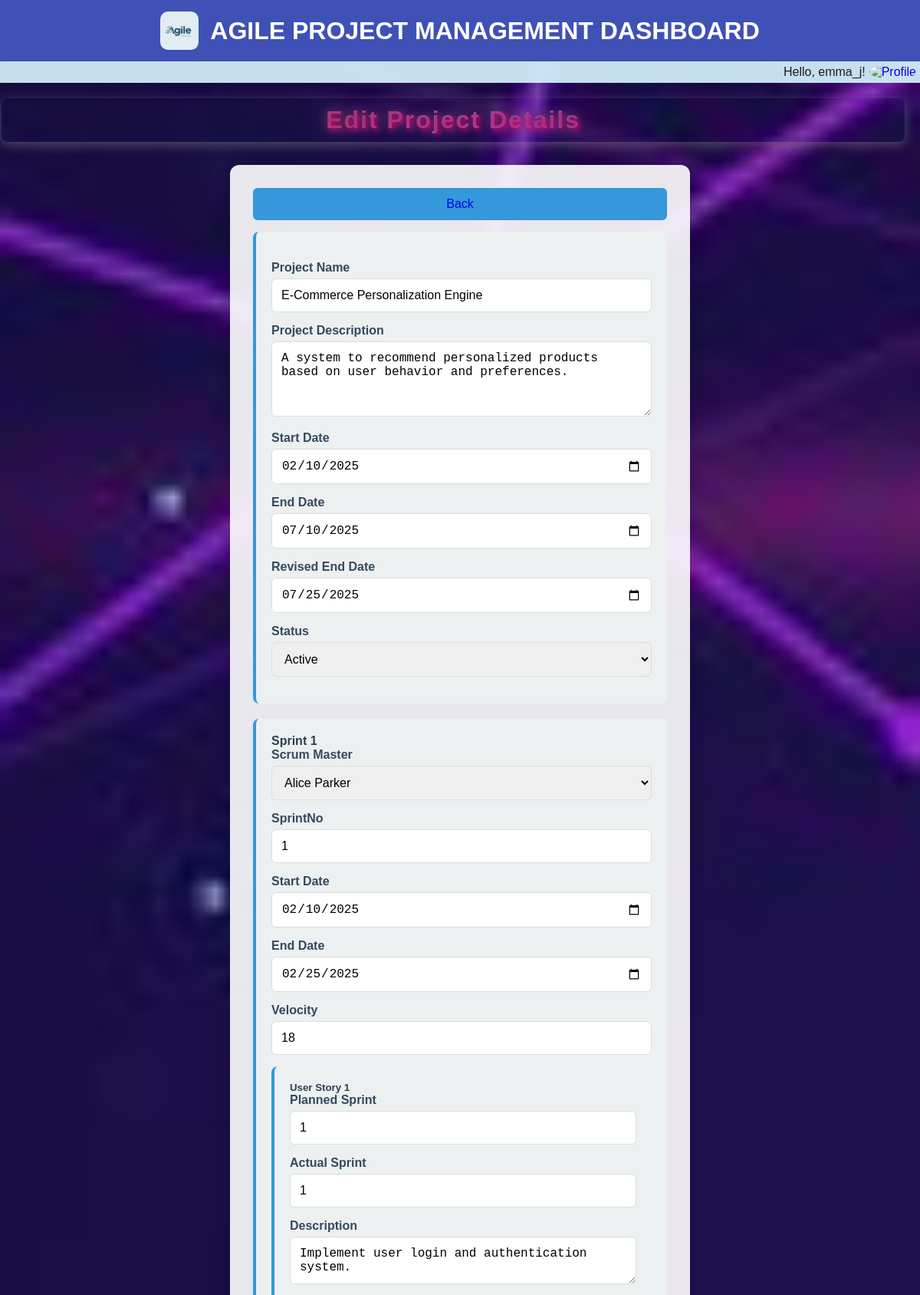
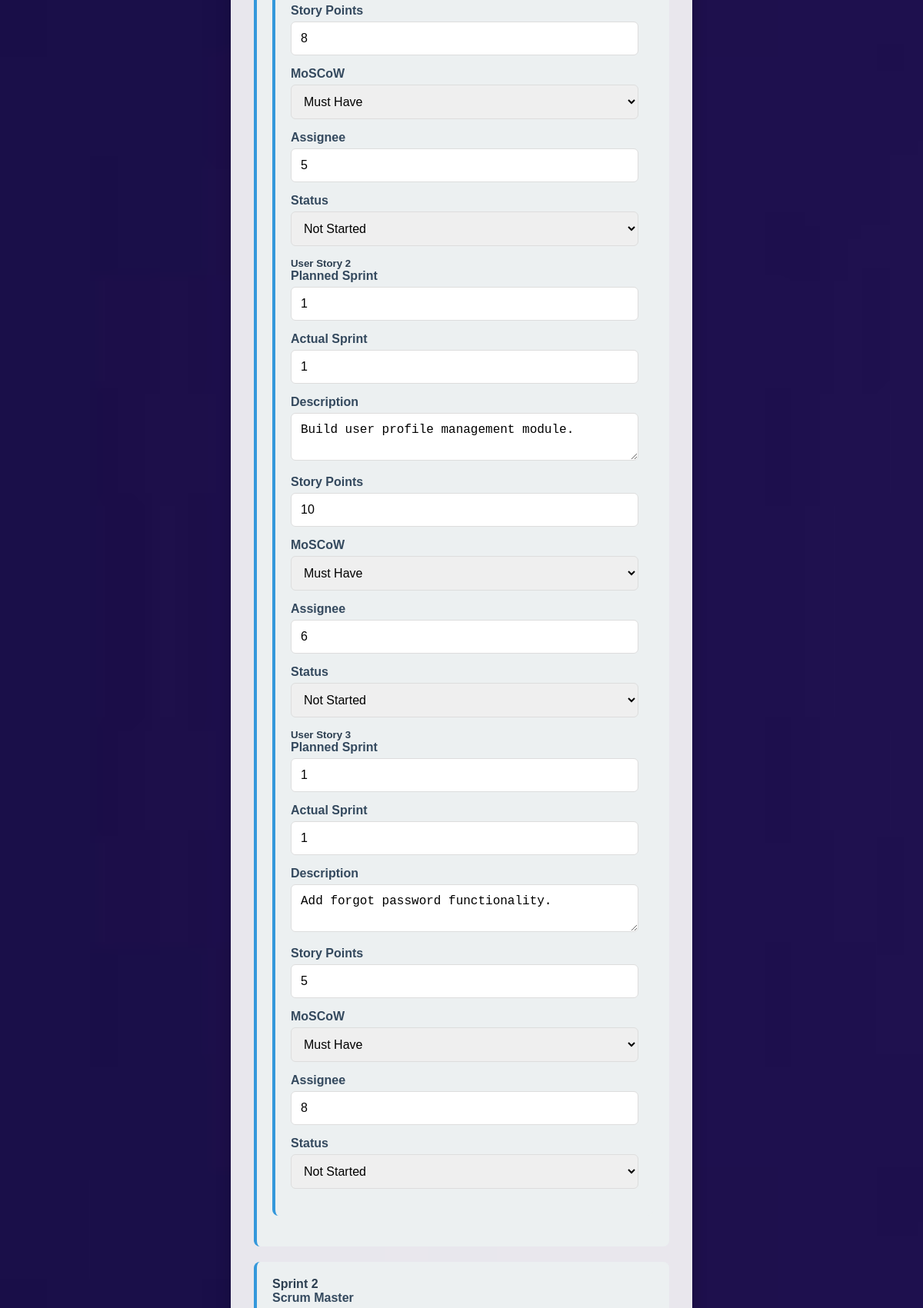
/editproject/2 (signed in, upper part), run on the app's committed database (2 pictures, top to bottom).
### models.py (models this page shows, shortened)
class ProjectDetails(db.Model):
    __tablename__ = 'ProjectDetails'
    ProjectId = db.Column(db.Integer, primary_key=True, autoincrement=True)
    ProductOwnerId = db.Column(db.Integer, db.ForeignKey('ProductOwner.ProductOwnerId'), nullable=False)
    ProjectName = db.Column(db.String(255), nullable=False)
    ProjectDescription = db.Column(db.Text)
    StartDate = db.Column(db.Date, nullable=False)
    EndDate = db.Column(db.Date, nullable=False)
    RevisedEndDate = db.Column(db.Date)
    Status = db.Column(db.String(100), default="Not Started")
    sprints = db.relationship('SprintCalendar', backref='project', lazy=True)
    user_stories = db.relationship('UserStories', backref='project', lazy=True)

class SprintCalendar(db.Model):
    __tablename__ = 'SprintCalendar'
    SprintId = db.Column(db.Integer, primary_key=True, autoincrement=True)
    ProjectId = db.Column(db.Integer, db.ForeignKey('ProjectDetails.ProjectId'), nullable=False)
    ScrumMasterID = db.Column(db.Integer, db.ForeignKey('ScrumMasters.ScrumMasterID'), nullable=True)
    SprintNo = db.Column(db.Integer, nullable=True)
    StartDate = db.Column(db.Date, nullable=False)
    EndDate = db.Column(db.Date, nullable=False)
    Velocity = db.Column(db.Integer, default=0)
    scrum_master = db.relationship('ScrumMasters', backref='sprints')
    user_stories = db.relationship('UserStories', backref='sprint', lazy=True)

class UserStories(db.Model):
    __tablename__ = 'UserStories'
    UserStoryID = db.Column(db.Integer, primary_key=True, autoincrement=True)
    ProjectId = db.Column(db.Integer, db.ForeignKey('ProjectDetails.ProjectId'), nullable=False)
    SprintId = db.Column(db.Integer, db.ForeignKey('SprintCalendar.SprintId'), nullable=True)
    PlannedSprint = db.Column(db.Integer, nullable=False)
    ActualSprint = db.Column(db.Integer, nullable=False)
    Description = db.Column(db.Text, nullable=False)
    StoryPoint = db.Column(db.Integer, nullable=False)
    MOSCOW = db.Column(db.String(50), nullable=False)
    Assignee = db.Column(db.String(255))
    Status = db.Column(db.String(100), default="Not Started")

### main.py (the view, shortened to what this page needs)
@app.route("/editproject/<int:project_id>", methods=["GET", "POST"])
def edit_project(project_id):
    if request.method == "GET":
        try:
            project = ProjectDetails.query.filter_by(ProjectId=project_id).first()
            scrum_masters = get_all_scrum_masters()
            print(scrum_masters)
            if not project:
                return jsonify({"error": "Project not found"}), 404
            project_data = {
                "ProjectId": project.ProjectId,
                "ProductOwnerId": project.ProductOwnerId,
                "ProjectName": project.ProjectName,
                "ProjectDescription": project.ProjectDescription,
                "StartDate": project.StartDate,
                "EndDate": project.EndDate,
                "RevisedEndDate": project.RevisedEndDate,
                'Status':project.Status,
                "sprints": [
                    {
                        "SprintId": sprint.SprintId,
                        "SprintNo": sprint.SprintNo,
                        "ScrumMasterID": sprint.ScrumMasterID,
                        "StartDate": sprint.StartDate,
                        "EndDate": sprint.EndDate,
                        "Velocity": sprint.Velocity,
                        "user_stories": [
                            {
                                "PlannedSprint": story.PlannedSprint,
                                "ActualSprint": story.ActualSprint,
                                "Description": story.Description,
                                "StoryPoint": story.StoryPoint,
                                "MOSCOW": story.MOSCOW,
                                "Assignee": story.Assignee,
                                "Status": story.Status,
                            }
                            for story in sprint.user_stories
                        ],
                    }
                    for sprint in project.sprints
                ],
            }
            print(session['role'],session['uid'])
            return render_template(
                "edit_project.html",
                project=project_data,
                scrum_masters=scrum_masters,
                user_name=session['username'],
                user_role=session['role'],
                user_id=session['uid']
            )
        except Exception as e:
            return jsonify({"error": str(e)}), 500
    return render_template(
        "edit_project.html", project=project, scrum_masters=scrum_masters
    )

### main.py (called while the page is built)
def get_all_scrum_masters():
    scrum_masters = ScrumMasters.query.all()  # Assuming ScrumMaster is your model
    return [{"id": sm.ScrumMasterID, "name": sm.Name} for sm in scrum_masters]

### templates/edit_project.html (shortened to what this page needs)
<!DOCTYPE html>
<html lang="en">
<head>
    <link rel="stylesheet" type="text/css" href="{{ url_for('static', filename='css/edit.css') }}">
</head>
<body>
        <div class="header">
            <img
                  src="{{ url_for('static',filename='images/logo3.jpg') }}"
                  alt="Logo"
                  class="profile-pic"
              />
          <h1>AGILE PROJECT MANAGEMENT DASHBOARD</h1>
        </div>
        <div class="top-bar">
          <div class="greeting">
            <span>Hello, {{ user_name }}!</span>
            <div class="dropdown">
              <a href="{{url_for('auth.login')}}"
                ><img
                  src="{{ url_for('static', filename=current_user.profile_picture) }}"
                  alt="Profile"
                  class="profile-pic"
              /></a>
            </div>
          </div>
        </div>
    <div id="form-container">
        <h1 id="edit">Edit Project Details</h1>
        <form method="POST">
            <button class="back-button"><a href="/projects/{{user_role}}/{{user_id}}">Back</a></button>
            <div class="sprint-section">
                <br/>
                <label for="project_name">Project Name</label>
                <input type="text" id="project_name" name="project_name" value="{{ project['ProjectName'] }}" required>
                <label for="project_description">Project Description</label>
                <textarea id="project_description" name="project_description" rows="4" required>{{ project['ProjectDescription'] }}</textarea>
                <label for="start_date">Start Date</label>
                <input type="date" id="start_date" name="start_date" value="{{ project['StartDate'] }}" required>
                <label for="end_date">End Date</label>
                <input type="date" id="end_date" name="end_date" value="{{ project['EndDate'] }}" required>
                <label for="revised_end_date">Revised End Date</label>
                <input type="date" id="revised_end_date" name="revised_end_date" value="{{ project['RevisedEndDate'] }}" >
                <label for="status">Status</label>
                <select id="status" name="status" required>
                    <option value="active" {% if project['Status'] == 'active' %}selected{% endif %}>Active</option>
                </select>
            </div>
            <div id="sprints-container">
                {% for sprint in project['sprints'] %}
                <div class="sprint-section" id="sprint-{{ loop.index }}">
                    <h4>Sprint {{ loop.index }}</h4>
                    <label for="scrum-master-{{ loop.index }}">Scrum Master</label>
                    <select id="scrum-master-{{ loop.index }}" name="scrum_master_id_{{ loop.index }}" required>
                        {% for scrum_master in scrum_masters %}
                            <option value="{{ scrum_master.id }}"
                                    {% if scrum_master.id == sprint['ScrumMasterID'] %} selected {% endif %}>
                                {{ scrum_master.name }}
                            </option>
                        {% endfor %}
                    </select>
                    <label for="sprintNo-{{ loop.index }}">SprintNo</label>
                    <input type="number" id="sprintNo-{{ loop.index }}" name="sprintNo_{{ loop.index }}" value="{{ sprint['SprintNo'] }}" required>
                    <label for="sprint-start-date-{{ loop.index }}">Start Date</label>
                    <input type="date" id="sprint-start-date-{{ loop.index }}" name="sprint_start_date_{{ loop.index }}" value="{{ sprint['StartDate'] }}" required>
                    <label for="sprint-end-date-{{ loop.index }}">End Date</label>
                    <input type="date" id="sprint-end-date-{{ loop.index }}" name="sprint_end_date_{{ loop.index }}" value="{{ sprint['EndDate'] }}" required>
                    <label for="sprint-velocity-{{ loop.index }}">Velocity</label>
                    <input type="number" id="sprint-velocity-{{ loop.index }}" name="sprint_velocity_{{ loop.index }}" value="{{ sprint['Velocity'] }}" required>
                    <div class="user-story-section">
                        {% for user_story in sprint['user_stories'] %}
                        <h5>User Story {{ loop.index }}</h5>
                        <label for="planned-sprint-{{ loop.index }}-{{ loop.index0 }}">Planned Sprint</label>
                        <input type="number" id="planned-sprint-{{ loop.index }}-{{ loop.index0 }}" name="planned_sprint_{{ loop.index }}_{{ loop.index0 }}" value="{{ user_story['PlannedSprint'] }}" required>
                        <label for="actual-sprint-{{ loop.index }}-{{ loop.index0 }}">Actual Sprint</label>
                        <input type="number" id="actual-sprint-{{ loop.index }}-{{ loop.index0 }}" name="actual_sprint_{{ loop.index }}_{{ loop.index0 }}" value="{{ user_story['ActualSprint'] }}" required>
                        <label for="story-desc-{{ loop.index }}-{{ loop.index0 }}">Description</label>
                        <textarea id="story-desc-{{ loop.index }}-{{ loop.index0 }}" name="story_desc_{{ loop.index }}_{{ loop.index0 }}" required>{{ user_story['Description'] }}</textarea>
                        <label for="story-points-{{ loop.index }}-{{ loop.index0 }}">Story Points</label>
                        <input type="number" id="story-points-{{ loop.index }}-{{ loop.index0 }}" name="story_points_{{ loop.index }}_{{ loop.index0 }}" value="{{ user_story['StoryPoint'] }}" required>
                        <label for="moscow-{{ loop.index }}-{{ loop.index0 }}">MoSCoW</label>
                        <select id="moscow-{{ loop.index }}-{{ loop.index0 }}" name="moscow_{{ loop.index }}_{{ loop.index0 }}" required>
                            <option value="must-have" {% if user_story['MOSCOW'] == 'must-have' %}selected{% endif %}>Must Have</option>
                        </select>
                        <label for="assignee-{{ loop.index }}-{{ loop.index0 }}">Assignee</label>
                        <input type="text" id="assignee-{{ loop.index }}-{{ loop.index0 }}" name="assignee_{{ loop.index }}_{{ loop.index0 }}" value="{{ user_story['Assignee'] }}" required>
                        <label for="status-{{ loop.index }}-{{ loop.index0 }}">Status</label>
                        <select id="status-{{ loop.index }}-{{ loop.index0 }}" name="status_{{ loop.index }}_{{ loop.index0 }}" required>
                            <option value="not-started" {% if user_story['Status'] == 'not-started' %}selected{% endif %}>Not Started</option>
                        </select>
                        {% endfor %}
                    </div>
                </div>
                {% endfor %}
            </div>
        </form>
    </div>
</body>
</html>

### static/css/edit.css (style rules this page uses)
* { margin: 0; padding: 0; box-sizing: border-box; transition: all 0.3s ease; }
body { font-family: 'Roboto Slab', sans-serif; margin: 0; padding: 0; background: url('../images/background.jpg') no-repeat center center fixed; background-size: cover; color: #fff; min-height: 100vh; display: flex; flex-direction: column; }
.header { display: flex; align-items: center; justify-content: center; background-color: #3f51b5; color: white; padding: 15px; text-align: center; box-shadow: 0 2px 5px rgba(0, 0, 0, 0.1); }
.header img { height: 50px; margin-right: 15px; border-radius: 10px; }
.header h1 { font-size: 2rem; font-weight: 600; margin: 0; text-shadow: none; }
.top-bar { display: flex; justify-content: space-between; align-items: center; padding: 5px; background-color: #d1edf8f0; box-shadow: 0 5px 15px rgba(0, 0, 0, 0.05); }
#edit { font-size: 2rem; margin: 20px; margin-left: 2px; text-align: center; background: linear-gradient(90deg, #973008, #9b59b6, #5a3f96); background-clip: text; -webkit-background-clip: text; color: transparent; font-family: 'Poppins', sans-serif; font-weight: 800; letter-spacing: 2px; text-shadow: 3px 3px 6px rgba(255, 0, 111, 0.7), 0 0 15px rgba(89, 57, 76, 0.9), 0 0 30px rgba(155, 89, 182, 1.2); padding: 10px; border-radius: 8px; box-shadow: 0 4px 15px rgba(148, 136, 136, 0.5), inset 0 -5px 10px rgba(27, 51, 144, 0.1); }
.greeting { display: flex; align-items: center; gap: 5px; margin-left: auto; }
.greeting span { font-size: 1rem; color: #1c1c1c; }
.greeting img { width: 40px; height: 40px; border-radius: 50%; cursor: pointer; }
.dropdown { position: relative; }
form { background-color: rgba(255, 255, 255, 0.9); padding: 30px; border-radius: 12px; max-width: 600px; width: 100%; box-shadow: 0 8px 20px rgba(0, 0, 0, 0.2); color: #333; margin: 30px auto; }
label { font-size: 1rem; font-weight: bold; margin-bottom: 5px; display: block; color: #34495e; }
input, textarea, select, button { width: 100%; margin-bottom: 15px; padding: 12px; font-size: 16px; border: 1px solid #ddd; border-radius: 6px; box-sizing: border-box; transition: all 0.3s ease; }
button { background-color: #3498db; color: white; border: none; cursor: pointer; }
.sprint-section, .user-story-section { background-color: #ecf0f1; padding: 20px; margin-bottom: 20px; border-radius: 8px; border-left: 4px solid #3498db; color: #2c3e50; }
h1 { font-size: 2rem; margin-bottom: 20px; text-shadow: 2px 2px 4px rgba(0, 0, 0, 0.7); text-align: center; }
a { text-decoration: none; }

### data on the page
ProjectDetails: project_name "E-Commerce Personalization Engine", project_description "A system to recommend personalized products based on user behavior and preferences.", start_date "02/10/2025", end_date "07/10/2025", revised_end_date "07/25/2025"
SprintCalendar: StartDate "02/10/2025", EndDate "02/25/2025"
UserStories: Description "Implement user login and authentication system.", StoryPoint "8", Assignee "5"
UserStories: Description "Build user profile management module.", StoryPoint "10", Assignee "6"
UserStories: PlannedSprint "1", ActualSprint "1", Description "Add forgot password functionality.", StoryPoint "5", Assignee "8"

### other printed values
{{ user_name }} "emma_j"
form field value "Alice Parker"
